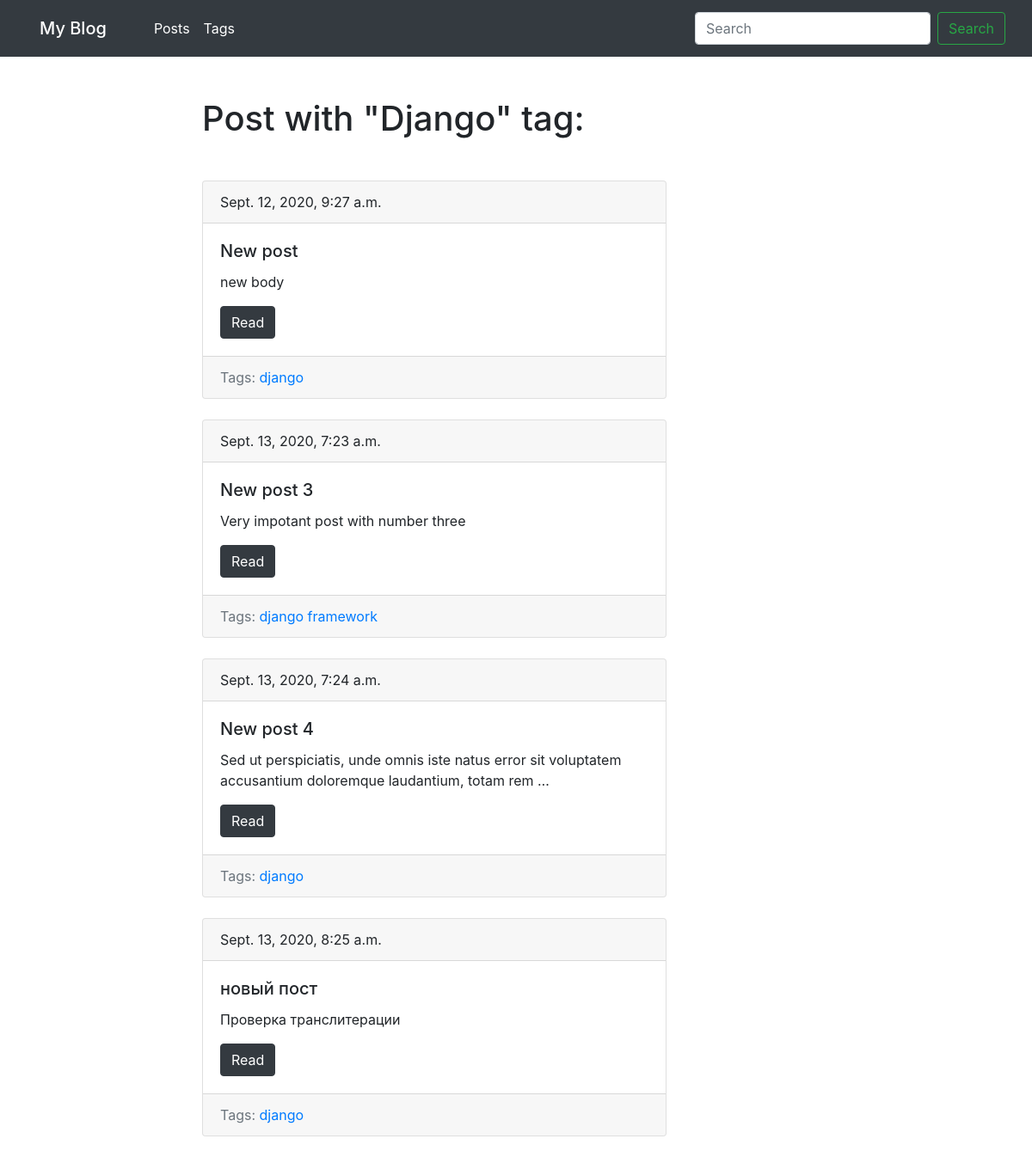
Before: /blog/tag/django/ with the older database file.
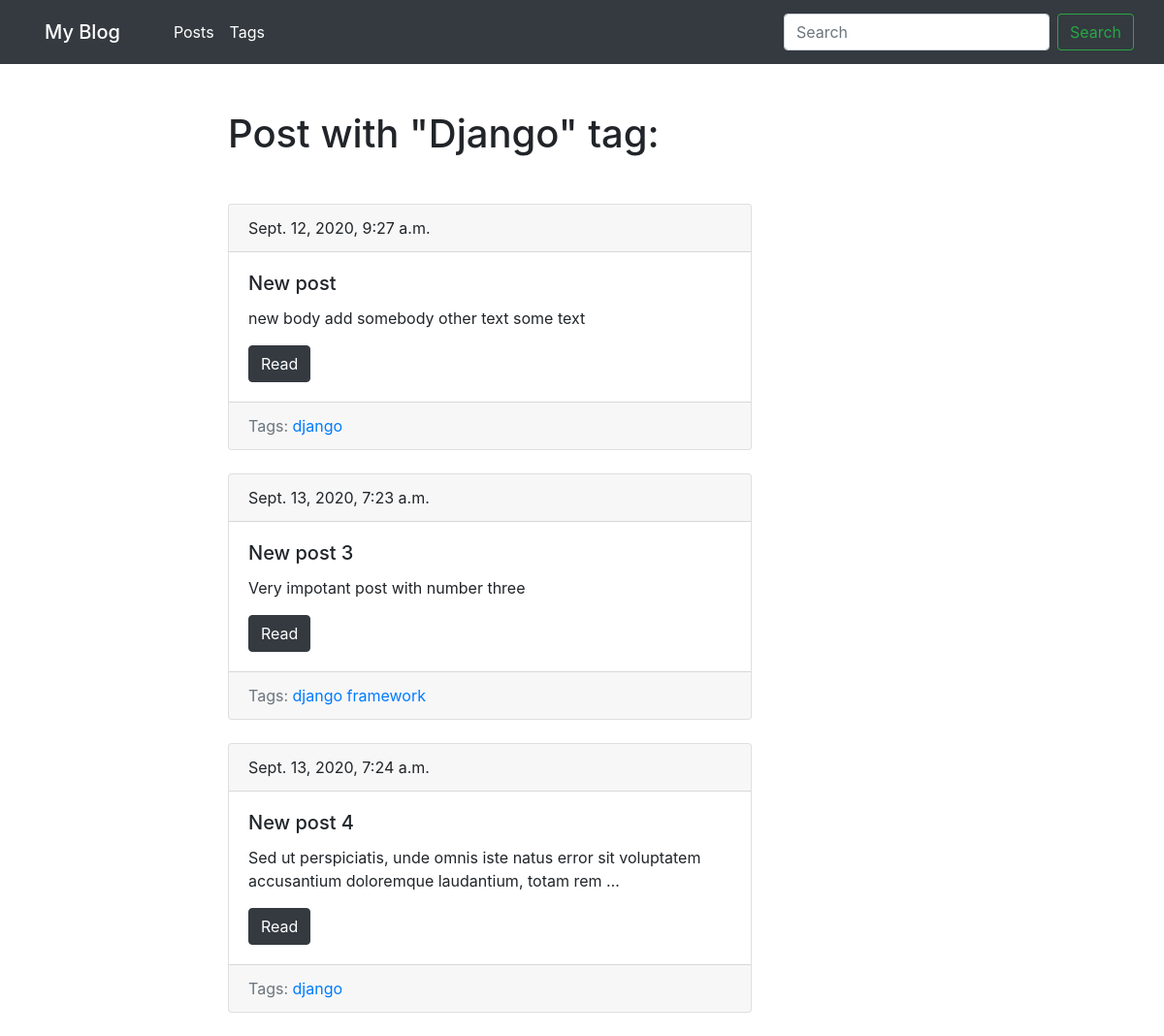
After: the same page with the newer database file.
### blog/models.py (models this page shows, shortened)
class Post(models.Model):
    title = models.CharField(max_length=150, db_index=True)
    slug = models.SlugField(max_length=150, blank=True, unique=True)
    body = models.TextField(db_index=True)
    tags = models.ManyToManyField('Tag', blank=True, related_name='posts')
    date_pub = models.DateTimeField(auto_now_add=True)
    def get_absolute_url(self):
        return reverse('post_detail_url', kwargs={'slug':self.slug})

class Tag(models.Model):
    title = models.CharField(max_length=50)
    slug = models.SlugField(max_length=50, blank=True, unique=True)
    def get_absolute_url(self):
        return reverse('tag_detail_url', kwargs={'slug':self.slug})

### blog/views.py (the view)
# urls.py: path('tag/<str:slug>/', TagDetail.as_view(), name='tag_detail_url'),
class TagDetail(ObjectDetailMixin, View):
    model = Tag
    template = 'blog/tag_detail.html'

### blog/utils.py (called while the page is built)
    def get(self, request, slug):
        obj = get_object_or_404(self.model, slug__iexact=slug)
        return render(request, self.template,
                      context={self.model.__name__.lower(): obj,
                               'admin_object': obj,
                               'detail': True})

### blog/templates/blog/tag_detail.html (shortened to what this page needs)
{% extends 'blog/baseblog.html' %}
{% block content %}
    <h1 class="mb-5">Post with "{{ tag.title|title }}" tag:</h1>
    {% for post in tag.posts.all %}
        {%  include 'blog/includes/post_card_template.html' %}
    {% endfor %}
{% endblock %}

### blog/templates/blog/includes/post_card_template.html
<div class="card mb-4">
    <div class="card-header">
        {{ post.date_pub }}
    </div>
    <div class="card-body">
        <h5 class="card-title">{{ post.title }}</h5>
        <p class="card-text">{{ post.body|truncatewords:15 }}</p>
        <a href="{{ post.get_absolute_url }}" class="btn btn-dark">Read</a>
    </div>
     <div class="card-footer text-muted">
            Tags:
         {% for tag in post.tags.all %}
                <a href="{{ tag.get_absolute_url }}">{{ tag.title }}</a>
         {% endfor %}
    </div>
</div>

Changed rows visible on the page:
removed Post: date_pub "Sept. 13, 2020, 8:25 a.m.", title "новый пост", body "Проверка транслитерации", Tag (title "django")
changed Post "New post": body "new body" → "new body add somebody other text some text"
